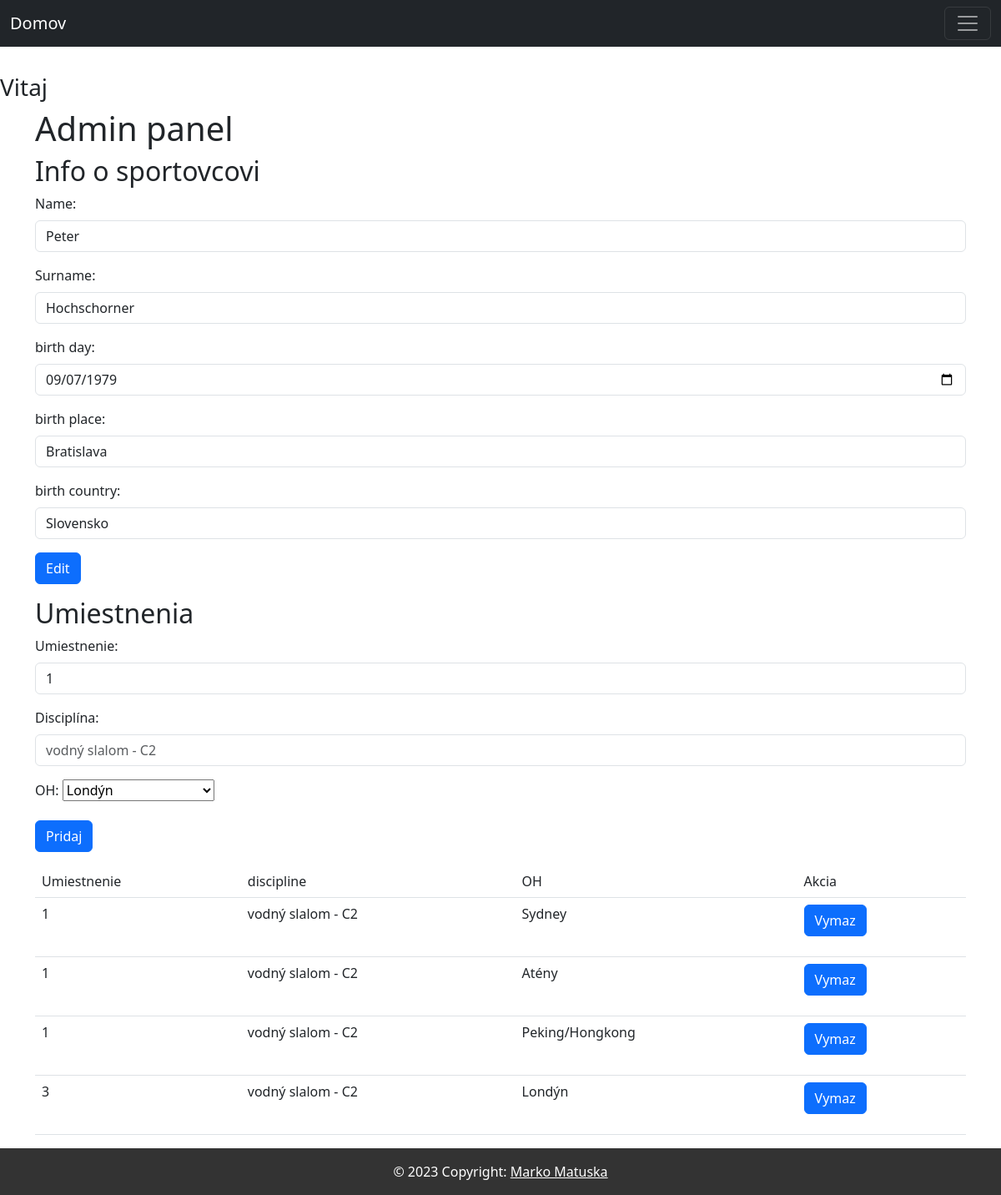
The app's page /editPerson.php?id=1 (signed in) with its own data.
### tables this page shows
CREATE TABLE `person` (
  `id` int UNSIGNED NOT NULL,
  `name` varchar(100) NOT NULL,
  `surname` varchar(100) NOT NULL,
  `birth_day` date NOT NULL,
  `birth_place` varchar(100) NOT NULL,
  `birth_country` varchar(100) NOT NULL,
  `death_day` date DEFAULT NULL,
  `death_place` varchar(100) DEFAULT NULL,
  `death_country` varchar(100) DEFAULT NULL
);

CREATE TABLE `placement` (
  `id` int UNSIGNED NOT NULL,
  `person_id` int UNSIGNED NOT NULL,
  `games_id` int UNSIGNED NOT NULL,
  `placing` smallint UNSIGNED NOT NULL,
  `discipline` varchar(200) NOT NULL
);

CREATE TABLE `games` (
  `id` int UNSIGNED NOT NULL,
  `type` varchar(10) NOT NULL,
  `year` smallint NOT NULL,
  `games_order` tinyint UNSIGNED NOT NULL,
  `city` varchar(100) NOT NULL,
  `country` varchar(100) NOT NULL
);

### editPerson.php (the view, shortened to what this page needs)
<?php
require_once('config.php');
if (isset($_SESSION['login_id']) || isset($_SESSION["loggedin"]) || $_SESSION["loggedin"] == true) {
    echo '<h3>Vitaj ' . $_SESSION['fullname'] . ' </h3>';
} else {
    header('Location: register.php');
    exit;
}
try {
    $db = new PDO("mysql:host=$hostname;dbname=$dbname", $username, $password);
    $db->setAttribute(PDO::ATTR_ERRMODE, PDO::ERRMODE_EXCEPTION);
    $query = "SELECT * FROM person where id=?";
    $stmt = $db->prepare($query);
    $stmt->execute([$_GET['id']]);
    $person = $stmt->fetch(PDO::FETCH_ASSOC);
    $query = "SELECT * FROM games";
    $stmt = $db->query($query);
    $games = $stmt->fetchAll(PDO::FETCH_ASSOC);
    $query = "select placement.*, games.city from placement join games on placement.games_id = games.id where placement.person_id=?";
    $stmt = $db->prepare($query);
    $stmt->execute([$_GET['id']]);
    $placements = $stmt->fetchAll(PDO::FETCH_ASSOC);
} catch (PDOException $e) {
    echo $e->getMessage();
}
?>
<!DOCTYPE html>
<html lang="en">
<head>
    <link rel="stylesheet" href="stylesheet/style.css">
    <link href="https://cdn.jsdelivr.net/npm/bootstrap@5.3.0-alpha1/dist/css/bootstrap.min.css" rel="stylesheet">
</head>
<body>
    <div>
        <nav class="navbar navbar-dark bg-dark fixed-top">
            <div class="container-fluid">
                <a class="navbar-brand" href="index.php">Domov</a>
                <button name="navBar" class="navbar-toggler" type="button" data-bs-toggle="offcanvas" data-bs-target="#offcanvasDarkNavbar" aria-controls="offcanvasDarkNavbar">
                    <span class="navbar-toggler-icon"></span>
                </button>
            </div>
        </nav>
    </div>
    <div class="container-md">
        <h1>Admin panel</h1>
        <h2>Info o sportovcovi</h2>
        <form action="#" method="post">
            <div class="mb-3">
                <label for="InputName" class="form-label">Name:</label>
                <input type="text" name="name" class="form-control" id="InputName" value="<?php echo $person['name']; ?>" required>
            </div>
            <div class="mb-3">
                <label for="InputSurname" class="form-label">Surname:</label>
                <input type="text" name="surname" class="form-control" id="InputSurname" value="<?php echo $person['surname']; ?>" required>
            </div>
            <div class="mb-3">
                <label for="InputDate" class="form-label">birth day:</label>
                <input type="date" name="birth_day" class="form-control" id="InputDate" value="<?php echo $person['birth_day']; ?>" required>
            </div>
            <div class="mb-3">
                <label for="InputbrPlace" class="form-label">birth place:</label>
                <input type="text" name="birth_place" class="form-control" id="InputBrPlace" value="<?php echo $person['birth_place']; ?>" required>
            </div>
            <div class="mb-3">
                <label for="InputBrCountry" class="form-label">birth country:</label>
                <input type="text" name="birth_country" class="form-control" id="InputBrCountry" value="<?php echo $person['birth_country']; ?>" required>
            </div>
            <button type="submit" class="btn btn-primary">Edit</button>
        </form>
        <div>
            <h2>Umiestnenia</h2>
            <form action="#" method="post">
                <div class="mb-3">
                    <label for="InputName" class="form-label">Umiestnenie:</label>
                    <input type="number" name="placing" class="form-control" id="InputPlacing" value="<?php echo $placements[0]['placing']; ?>" required>
                </div>
                <div class="mb-3">
                    <label for="InputSurname" class="form-label">Disciplína:</label>
                    <input type="text" name="discipline" class="form-control" id="InputDiscipline" placeholder="vodný slalom - C2" value="<?php if (isset($placement[0]))
                                                                                                                echo $placements[0]['discipline']; ?>" required>
                </div>
                <div class="mb-3">
                    <label for="InputOH" class="form-label">OH:</label>
                    <select name="InputOH">
                        <?php
                        foreach ($games as $game) {
                            echo '<option value="' . $game['id'] . '">' . $game['city'] . '</option>';
                        }
                        ?>
                    </select>
                </div>
                <button type="submit" class="btn btn-primary">Pridaj</button>
            </form>
        </div>
        <table class="table">
            <thead>
                <tr>
                    <td>Umiestnenie</td>
                    <td>discipline</td>
                    <td>OH</td>
                    <td>Akcia</td>
                </tr>
            </thead>
            <tbody>
                <?php
                foreach ($placements as $placement) {
                    echo '<tr><td>' . $placement['placing'] . '</td><td>' . $placement['discipline'] . '</td><td>' . $placement['city'] . '</td><td>';
                    echo '<form action="#" method="post"><input type="hidden" name="del_placement_id" value="' . $placement['id'] . '"><button type="submit" class="btn btn-primary">Vymaz</button></form>';
                    echo '</td></tr>';
                }
                ?>
            </tbody>
        </table>
    </div>
    <div class="text-center p-3 text-white" style="background-color: rgba(0, 0, 0, 0.8);">
        © 2023 Copyright:
        <a class="text-white" href="https://www.instagram.com/markomatuska/">Marko Matuska</a>
    </div>
</body>
</html>

### stylesheet/style.css (style rules this page uses)
body, html { padding-top: 44px; }

### records on screen
person: name "Peter", surname "Hochschorner", birth_day "09/07/1979", birth_place "Bratislava", birth_country "Slovensko"
placement: placing "1", discipline "vodný slalom - C2", games.city "Sydney"
placement: placing "1", discipline "vodný slalom - C2", games.city "Atény"
placement: placing "1", discipline "vodný slalom - C2", games.city "Peking/Hongkong"
placement: placing "3", discipline "vodný slalom - C2", games.city "Londýn"

### other values on screen
form field InputOH "Londýn"
